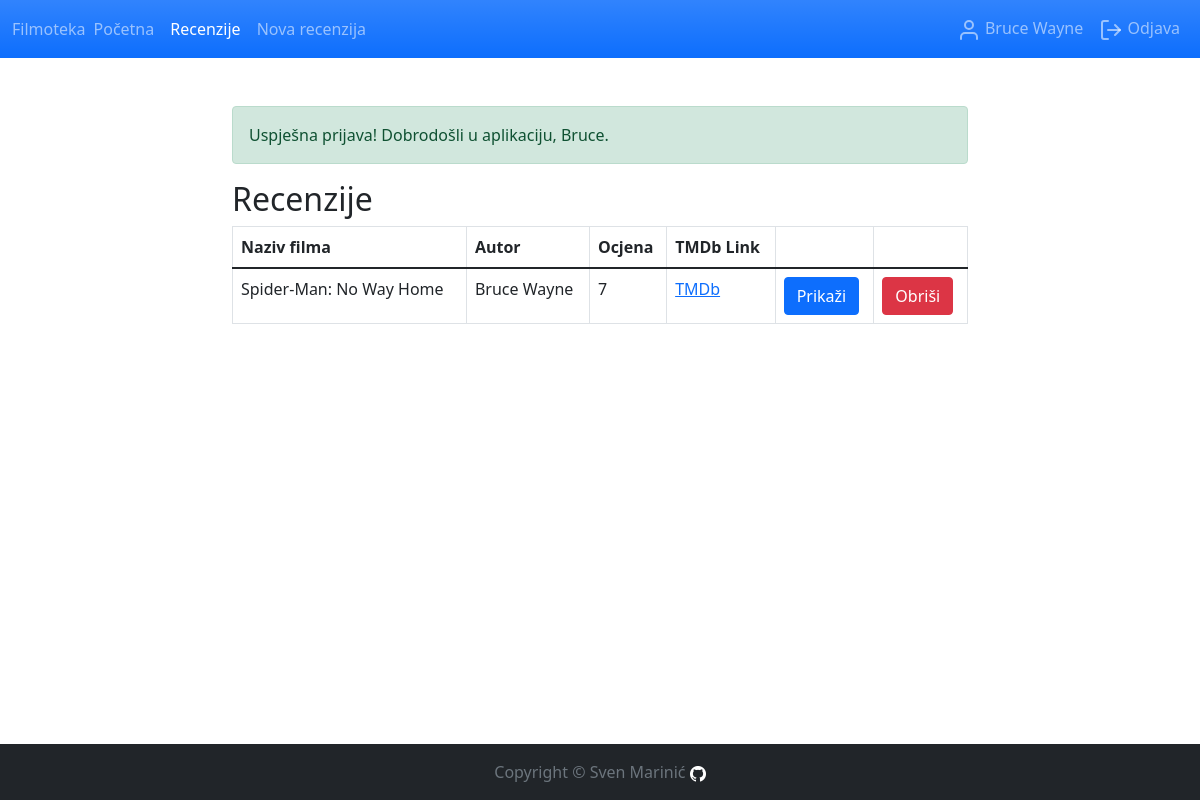
The page /reviews.php (signed in) on the database its author committed.
### tables this page shows
CREATE TABLE `reviews` (
  `id` int(11) NOT NULL,
  `comment` text NOT NULL,
  `rating` tinyint(4) NOT NULL,
  `user_id` int(11) NOT NULL,
  `movie_id` int(11) NOT NULL
);

CREATE TABLE `movies` (
  `id` int(11) NOT NULL,
  `tmdb_id` varchar(20) NOT NULL,
  `title` varchar(50) NOT NULL,
  `overview` text DEFAULT NULL,
  `release_date` date NOT NULL,
  `rating_average` decimal(3,1) NOT NULL,
  `poster_path` varchar(50) DEFAULT NULL
);

### php/reviews.controller.php (called while the page is built, shortened)
<?php
function getReviews($userId)
{
  $conn = createConnection();
  $sql = "SELECT reviews.id, reviews.comment, reviews.rating, CONCAT(users.first_name, ' ', users.last_name) AS author, movies.title, movies.tmdb_id";
  $sql .= " FROM reviews, users, movies";
  $sql .= " WHERE users.id = ?";
  $sql .= " AND reviews.user_id = users.id";
  $sql .= " AND reviews.movie_id = movies.id";
  $stmt = $conn->prepare($sql);
  $stmt->bind_param("i", $userId);
  $stmt->execute();
  $result = $stmt->get_result();
  $data = [];
  while ($row = $result->fetch_assoc()) {
      $data[] = $row;
  }
  return $data;
}

### reviews.php (the view, shortened to what this page needs)
<?php
require_once(APP_ROOT . '/components/head.component.php');
require_once(APP_ROOT . '/php/reviews.controller.php');
?>
<body class="d-flex flex-column h-100">
  <?php
  include(APP_ROOT . '/components/navbar.component.php');
  ?>
  <main class="flex-shrink-0">
    <div class="container py-5 h-100">
      <div class="row">
        <div class="col col-md-2"></div>
        <div class="col col-md-8">
          <?php
          require_once(APP_ROOT . '/php/alert.message.handler.php');
          echo(showAlertMessage());
          $data = [];
          if ($_SESSION['user_role'] <= 2) {
            $data = getAllReviews();
          } else {
            $data = getReviews($_SESSION['user_id']);
          }
          if (empty($data)) {
            echo ('<h2>Recenzije</h2>
                  <p>Nemate kreiranih recenzija.</p>');
          } else {
            echo ('<h2>Recenzije</h2>
                    <table class="table table-bordered">
                      <thead>
                        <tr>
                          <th scope="col">Naziv filma</th>
                          <th scope="col">Autor</th>
                          <th scope="col">Ocjena</th>
                          <th scope="col">TMDb Link</th>
                          <th scope="col"></th>
                          <th scope="col"></th>
                        </tr>
                      </thead>
                      <tbody>');
            foreach ($data as $review) {
              echo ('
                        <tr>
                          <td>' . $review['title'] . '</td>
                          <td>' . $review['author'] . '</td>
                          <td>' . $review['rating'] . '</td>
                          <td><a href="https://www.themoviedb.org/movie/' . $review['tmdb_id'] . '">TMDb</a></td>
                          <td><a class="btn btn-primary" href="review.php?id=' . $review['id'] . '">Prikaži</a></td>
                          <td><form class="form-inline" action="reviews.php" method="post"><input type="hidden" name="review_id" value="' . $review['id'] . '"><button class="btn btn-danger" type="submit">Obriši</button></form></td>
                        </tr>
                      ');
            }
            echo('</tbody>
            </table>');
          }
          ?>
        </div>
        <div class="col col-md-2"></div>
      </div>
    </div>
  </main>
  <?php
  include(APP_ROOT . '/components/footer.component.php');
  ?>
</body>
</html>

### rows shown on the page
reviews: movie.title "Spider-Man: No Way Home", author "Bruce Wayne", rating "7"

### other values the page prints
$_SESSION['first_name'] "Bruce"
$_SESSION['last_name'] "Wayne"
$_SESSION['alert_message'] "Uspješna prijava! Dobrodošli u aplikaciju, Bruce."
